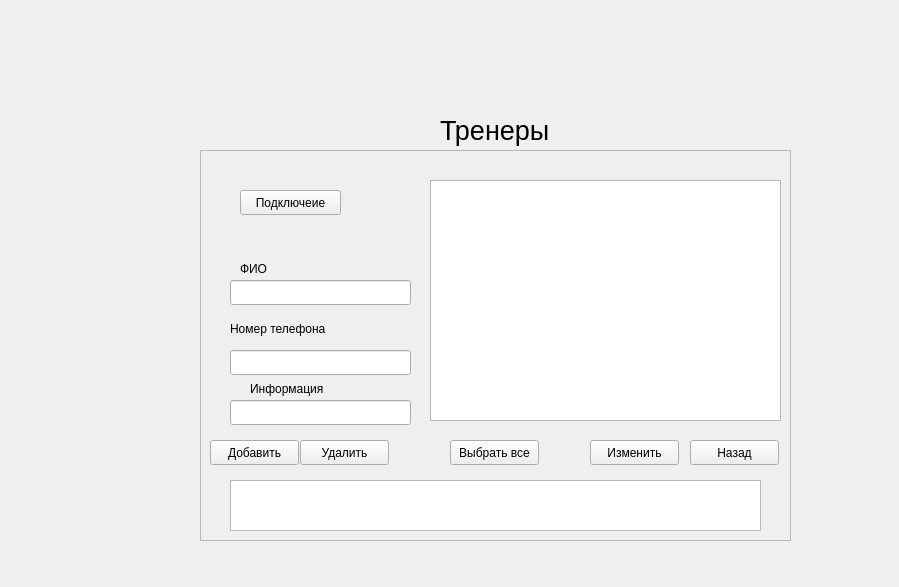
<?xml version="1.0" encoding="UTF-8"?>
<ui version="4.0">
 <class>trainer</class>
 <widget class="QWidget" name="trainer">
  <property name="geometry">
   <rect>
    <x>0</x>
    <y>0</y>
    <width>899</width>
    <height>587</height>
   </rect>
  </property>
  <property name="windowTitle">
   <string>Form</string>
  </property>
  <widget class="QFrame" name="frame">
   <property name="geometry">
    <rect>
     <x>200</x>
     <y>150</y>
     <width>591</width>
     <height>391</height>
    </rect>
   </property>
   <property name="frameShape">
    <enum>QFrame::StyledPanel</enum>
   </property>
   <property name="frameShadow">
    <enum>QFrame::Raised</enum>
   </property>
   <widget class="QLineEdit" name="leFio">
    <property name="geometry">
     <rect>
      <x>30</x>
      <y>130</y>
      <width>181</width>
      <height>25</height>
     </rect>
    </property>
   </widget>
   <widget class="QLineEdit" name="lePhone">
    <property name="geometry">
     <rect>
      <x>30</x>
      <y>200</y>
      <width>181</width>
      <height>25</height>
     </rect>
    </property>
   </widget>
   <widget class="QLineEdit" name="leInfo">
    <property name="geometry">
     <rect>
      <x>30</x>
      <y>250</y>
      <width>181</width>
      <height>25</height>
     </rect>
    </property>
   </widget>
   <widget class="QTableWidget" name="twTrainerA">
    <property name="geometry">
     <rect>
      <x>230</x>
      <y>30</y>
      <width>351</width>
      <height>241</height>
     </rect>
    </property>
   </widget>
   <widget class="QTextEdit" name="teTrainerA">
    <property name="geometry">
     <rect>
      <x>30</x>
      <y>330</y>
      <width>531</width>
      <height>51</height>
     </rect>
    </property>
   </widget>
   <widget class="QLabel" name="lbInfoTrA">
    <property name="geometry">
     <rect>
      <x>50</x>
      <y>230</y>
      <width>101</width>
      <height>17</height>
     </rect>
    </property>
    <property name="text">
     <string>Информация</string>
    </property>
   </widget>
   <widget class="QLabel" name="lbPhoneTrA">
    <property name="geometry">
     <rect>
      <x>30</x>
      <y>170</y>
      <width>121</width>
      <height>17</height>
     </rect>
    </property>
    <property name="text">
     <string>Номер телефона</string>
    </property>
   </widget>
   <widget class="QLabel" name="lbFIOTrA">
    <property name="geometry">
     <rect>
      <x>40</x>
      <y>110</y>
      <width>67</width>
      <height>17</height>
     </rect>
    </property>
    <property name="text">
     <string>ФИО</string>
    </property>
   </widget>
   <widget class="QPushButton" name="btnAddTrA">
    <property name="geometry">
     <rect>
      <x>10</x>
      <y>290</y>
      <width>89</width>
      <height>25</height>
     </rect>
    </property>
    <property name="text">
     <string>Добавить</string>
    </property>
   </widget>
   <widget class="QPushButton" name="btnDelTrA">
    <property name="geometry">
     <rect>
      <x>100</x>
      <y>290</y>
      <width>89</width>
      <height>25</height>
     </rect>
    </property>
    <property name="text">
     <string>Удалить</string>
    </property>
   </widget>
   <widget class="QPushButton" name="btnSelectAllTrA">
    <property name="geometry">
     <rect>
      <x>250</x>
      <y>290</y>
      <width>89</width>
      <height>25</height>
     </rect>
    </property>
    <property name="text">
     <string>Выбрать все</string>
    </property>
   </widget>
   <widget class="QPushButton" name="btnBackTrA">
    <property name="geometry">
     <rect>
      <x>490</x>
      <y>290</y>
      <width>89</width>
      <height>25</height>
     </rect>
    </property>
    <property name="text">
     <string>Назад</string>
    </property>
   </widget>
   <widget class="QPushButton" name="bntConnect">
    <property name="geometry">
     <rect>
      <x>40</x>
      <y>40</y>
      <width>101</width>
      <height>25</height>
     </rect>
    </property>
    <property name="text">
     <string>Подключеие</string>
    </property>
   </widget>
   <widget class="QPushButton" name="bntEdit">
    <property name="geometry">
     <rect>
      <x>390</x>
      <y>290</y>
      <width>89</width>
      <height>25</height>
     </rect>
    </property>
    <property name="text">
     <string>Изменить</string>
    </property>
   </widget>
  </widget>
  <widget class="QLabel" name="label_5">
   <property name="geometry">
    <rect>
     <x>440</x>
     <y>110</y>
     <width>111</width>
     <height>41</height>
    </rect>
   </property>
   <property name="font">
    <font>
     <pointsize>20</pointsize>
    </font>
   </property>
   <property name="text">
    <string>Тренеры</string>
   </property>
  </widget>
 </widget>
 <resources/>
 <connections/>
</ui>
